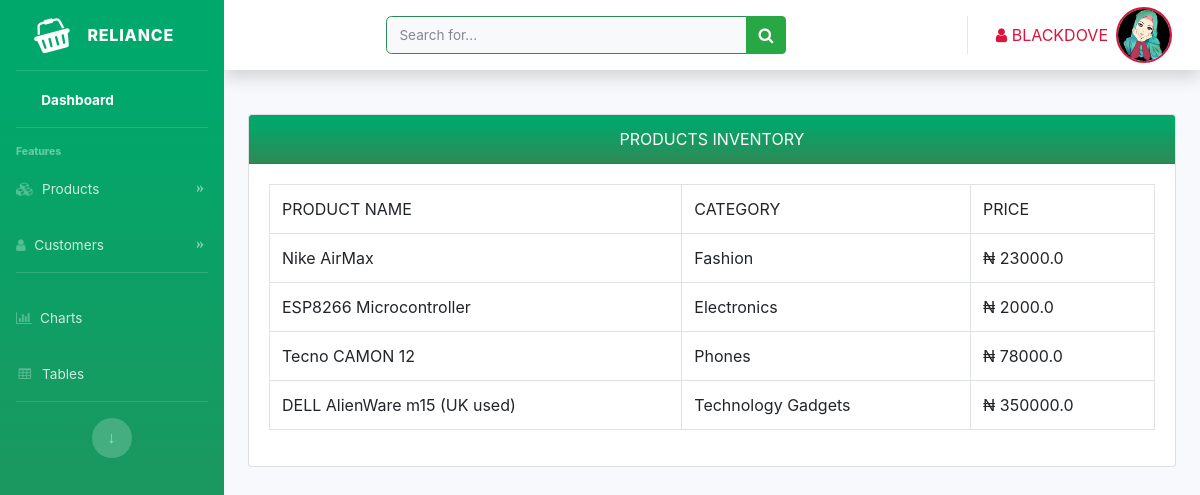
/products (signed in), run on the app's committed database.
### app/models.py (models this page shows, shortened)
class Product(models.Model):
    CATEGORY = (
        ('Phones', 'Phoness'),
        ('Books', 'Books'),
        ('Fashion', 'Fashion'),
        ('Technology Gadgets','Technology Gadgets'),
        ('Electronics', 'Electronics'),
    )
    name = models.CharField(max_length = 300, null = True)
    price = models.FloatField(null = True)
    category = models.CharField(max_length = 200, null=True, choices = CATEGORY)
    description = models.TextField(max_length = 300, null = True)
    date_created = models.DateTimeField(default = timezone.now)

### app/decorators.py (the view)
        def wrapper_func(request, *args, **kwargs):
            group = None
            if request.user.groups.exists():
                group = request.user.groups.all()[0].name
            if group in allowed_roles:
                return view_func(request, *args, **kwargs)
            else:
                return HttpResponse('You are not authorized to view this page, Please go Back !')

### app/views.py (called while the page is built)
@login_required(login_url = 'login')
@allowed_users(allowed_roles = ['admin'])
def ProductsPage(request):
    products = Product.objects.all().order_by('-date_created')
    context = {
        'products' : products
    }
    return render(request, 'products.html', context)

### templates/products.html
{% extends 'base.html' %}
{% block content %}
        <div class="container-fluid">
        <div class="row">
            <div class="col-md-12">
                <div class="card">
                <div class="card-header text-center bg-gradient-primary text-white">PRODUCTS INVENTORY</div>
                    <div class="card-body">
                        <div style="overflow-x: auto;">
                        <table class="table table-bordered">
                            <tr>
                                <th>PRODUCT NAME</th>
                                <th>CATEGORY</th>
                                <th>PRICE</th>
                            </tr>
                            {% for product in products %}
                            <tr>
                                <td>{{ product.name }}</td>
                                <td>{{ product.category }}</td>
                                <td> &#8358 {{ product.price }}</td>
                            </tr>
                            {% endfor %}
                        </table>
                    </div></div>
                </div>
            </div>
        </div></div>
{% endblock %}

### templates/base.html (shortened to what this page needs)
{% load static %}
<!DOCTYPE html>
<html lang="en">
<head>
    <link rel="stylesheet" href="https://stackpath.bootstrapcdn.com/bootstrap/4.4.1/css/bootstrap.min.css">
    <link rel="stylesheet" href="https://cdnjs.cloudflare.com/ajax/libs/font-awesome/4.7.0/css/font-awesome.min.css">
    <link rel="stylesheet" href="{% static 'css/style.css' %}">
</head>
<body id="page-top">
  <div id="wrapper">
    <ul class="navbar-nav bg-gradient-primary sidebar sidebar-dark accordion" id="accordionSidebar">
      <a class="sidebar-brand d-flex align-items-center justify-content-center" href="{% url 'home' %}">
        <div class="sidebar-brand-icon rotate-n-15">
          <i class="fa fa-shopping-basket"></i>
        </div>
        <div class="sidebar-brand-text mx-3">Reliance</div>
      </a>
      <hr class="sidebar-divider my-0">
      <li class="nav-item active">
        <a class="nav-link" href="{% url 'home' %}">
          <span>Dashboard</span></a>
      </li>
      <hr class="sidebar-divider">
      <div class="sidebar-heading">
        Features
      </div>
      <li class="nav-item">
        <a class="nav-link collapsed" href="#" data-toggle="collapse" data-target="#collapseTwo" aria-expanded="true" aria-controls="collapseTwo">
          <i class="fa fa-cubes"></i>
          <span>Products</span>
        </a>
      </li>
      <li class="nav-item">
        <a class="nav-link collapsed" href="#" data-toggle="collapse" data-target="#collapseUtilities" aria-expanded="true" aria-controls="collapseUtilities">
          <i class="fa fa-user"></i>
          <span>Customers</span>
        </a>
      </li>
      <hr class="sidebar-divider">
      <li class="nav-item">
        <a class="nav-link" href="#">
          <i class="fa fa-bar-chart"></i>
          <span>Charts</span></a>
      </li>
      <li class="nav-item">
        <a class="nav-link" href="#">
          <i class="fa fa-fw fa-table"></i>
          <span>Tables</span></a>
      </li>
      <hr class="sidebar-divider d-none d-md-block">
      <div class="text-center d-none d-md-inline">
        <button class="rounded-circle border-0" id="sidebarToggle"></button>
      </div>
    </ul>
    <div id="content-wrapper" class="d-flex flex-column">
      <div id="content">
        <nav class="navbar navbar-expand navbar-light bg-white topbar mb-4 static-top shadow">
          <div class="searchbar">
          <form class="d-none d-sm-inline-block form-inline mr-auto ml-md-3 my-2 my-md-0 mw-100 navbar-search">
            <div class="input-group">
              <input type="text" class="form-control bg-light border-0 small" placeholder="Search for..." aria-label="Search" aria-describedby="basic-addon2">
              <div class="input-group-append">
                <button class="btn btn-success" type="button">
                  <i class="fa fa-search fa-sm"></i>
                </button>
              </div>
            </div>
          </form></div>
          <ul class="navbar-nav ml-auto">
            <li class="nav-item dropdown no-arrow">
              <a class="nav-link dropdown-toggle" href="#" id="userDropdown" role="button" data-toggle="dropdown" aria-haspopup="true" aria-expanded="false">
                <span style="color: crimson;text-transform: uppercase;" class="mr-2 d-none d-lg-inline"><span class="fa fa-user" ></span>   {{ request.user }}</span>
                <img style="border:2px solid crimson" class="img-profile rounded-circle" src="{% static 'images/alhaja.jpg' %}">
              </a>
            </li>
          </ul>
        </nav>
        {% block content %}
        {% endblock %}
     <link rel="stylesheet" href="https://cdnjs.cloudflare.com/ajax/libs/tempusdominus-bootstrap-4/5.1.2/css/tempusdominus-bootstrap-4.min.css" />
</body>
</html>

### data on the page
Product: name "Nike AirMax", category "Fashion", price "23000.0"
Product: name "ESP8266 Microcontroller", category "Electronics", price "2000.0"
Product: name "Tecno CAMON 12", category "Phones", price "78000.0"
Product: name "DELL AlienWare m15 (UK used)", category "Technology Gadgets", price "350000.0"

### other printed values
{{ request.user }} "BLACKDOVE"
